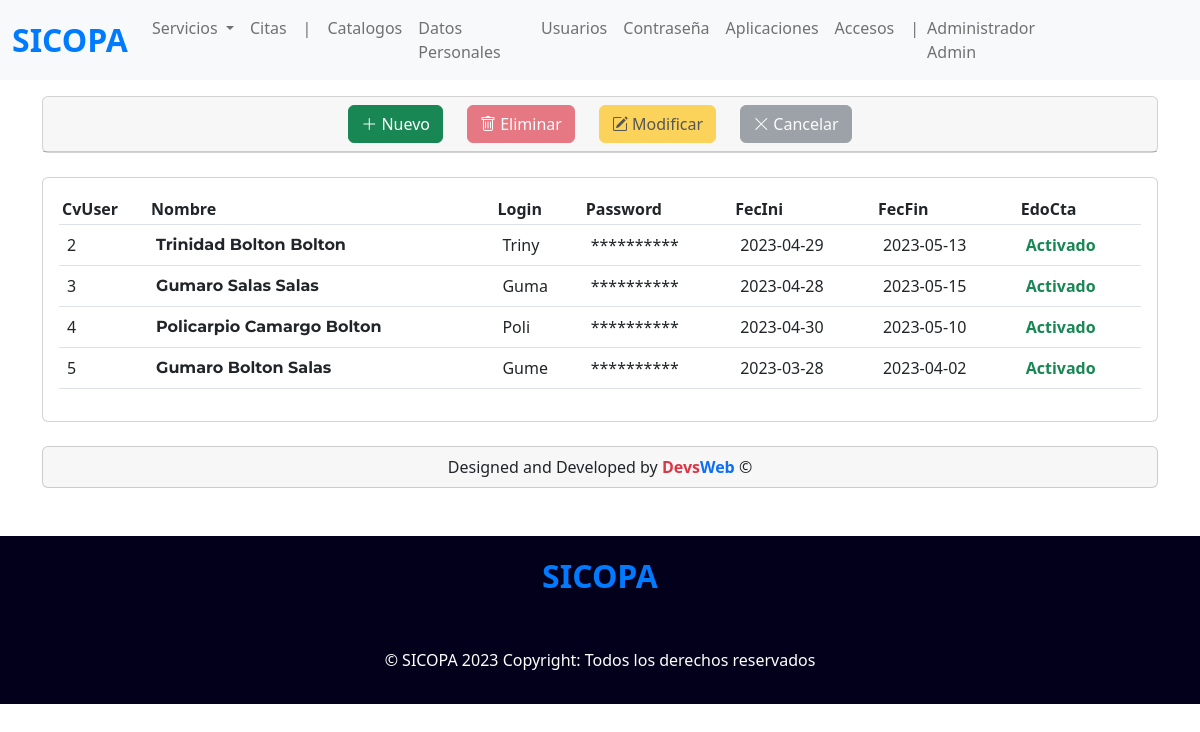
The page /usuarios (signed in) on the database its author committed.
### tables this page shows
CREATE TABLE Users (
	CvUser    INT          NOT NULL PRIMARY KEY AUTO_INCREMENT,
	CvPerson  INT  		   NOT NULL,
	Login 	  VARCHAR(30)  NOT NULL,
	Password  VARCHAR(100) NOT NULL,
	FecIni    DATE         NOT NULL,
	FecFin    DATE         NOT NULL,
	EdoCta    BOOLEAN      NOT NULL, 
    
    FOREIGN KEY (CvPerson) REFERENCES mPersona(CvPerson)
);

### index.php (called while the page is built, shortened)
<?php
require_once 'controllers/usuarios.controller.php';
require_once 'models/usuarios.model.php';
require_once 'views/templates/layout.php';

### models/connection.php (called while the page is built)
<?php
class Conexion {
    static public function conectar() {
        $link = new PDO('mysql:host=localhost;dbname=sicopa', 'root', '');
        $link -> exec('set names utf8');
        return $link;
    }
}

### models/usuarios.model.php (called while the page is built, shortened)
<?php
require_once 'connection.php';
class ModelUsuarios {
    public static function getUsers() {
        $stmt = Conexion::conectar()->prepare("SELECT * FROM Users WHERE login NOT IN ('admin') ORDER BY CvUser ASC");
        $stmt -> execute();
        return $stmt -> fetchAll();
    }
    public static function getPerson($CvPerson) {
        $sql = "SELECT Nombre.DsNombre, ApePat.DsApellido 'DsApePat', ApeMat.DsApellido 'DsApeMat', TipPerson.DsTipPerson
                FROM mPersona Persona, cNombre Nombre, cApellido ApePat, cApellido ApeMat, cTipPerson TipPerson
                WHERE Nombre.CvNombre = Persona.CvNombre AND ApePat.CvApellido = Persona.CvApePat AND ApeMat.CvApellido = Persona.CvApeMat AND TipPerson.CvTipPerson = Persona.CvTipPerson AND CvPerson = :CvPerson";
        $stmt = Conexion::conectar()->prepare($sql);
        $stmt -> bindParam(':CvPerson', $CvPerson, PDO::PARAM_STR);
        $stmt -> execute();
        return $stmt -> fetch();
    }
}

### controllers/usuarios.controller.php (called while the page is built, shortened)
<?php
class ControllerUsuarios {
    public static function getUsers() {
        $Users = ModelUsuarios::getUsers();
        foreach ($Users as $key => $User) {
            if ($User['CvUser'] == 1) {
                $Users[$key]['CvPerson'] = 'Administrador';
                $Users[$key][1] = 'Administrador';
            } else {
                $NombreCompleto = ModelUsuarios::getPerson($User[1]);
                $Users[$key]['CvPerson'] = $NombreCompleto[0] . ' ' . $NombreCompleto[1] . ' ' . $NombreCompleto[2];
                $Users[$key][1] = $NombreCompleto[0] . ' ' . $NombreCompleto[1] . ' ' . $NombreCompleto[2];
            }
        }
        return $Users;
    }
}

### views/modules/usuarios.php (the view, shortened to what this page needs)
<section class="container">
    <div class="mt-3 card">
        <div class="card-header d-flex justify-content-center gap-4">
            <button type="button" class="btn btn-success" id="nuevo" data-bs-toggle="modal" data-bs-target="#add_user"><i class="bi bi-plus-lg"></i> Nuevo</button>
            <button type="button" class="btn btn-danger" id="eliminar"><i class="bi bi-trash"></i> Eliminar</button>
            <button type="button" class="btn btn-warning" id="modificar"><i class="bi bi-pencil-square"></i> Modificar</button>
            <button type="button" class="btn btn-secondary" id="cancelar"><i class="bi bi-x-lg"></i> Cancelar</button>
        </div>
    </div>
    <div class="card mt-4">
        <div class="card-body">
            <div class="table-responsive">
                <table class="table table-hover">
                    <thead>
                        <tr>
                            <th class="columna">CvUser</th>
                            <th class="columna">Nombre</th>
                            <th class="columna">Login</th>
                            <th class="columna">Password</th>
                            <th class="columna">FecIni</th>
                            <th class="columna">FecFin</th>
                            <th class="columna">EdoCta</th>
                        </tr>
                    </thead>
                    <tbody id="UsersTable">
                        <?php
                        $users = ControllerUsuarios::getUsers();
                        foreach ($users as $key => $value) {
                            echo "
                                    <tr class='filasTablita' id='{$value['CvUser']}' onclick='selectRow(this.id);'>
                                        <td>{$value['CvUser']}</td>
                                        <td id='NombreUser'>{$value['CvPerson']}</td>
                                        <td>{$value['Login']}</td>
                                        <td>**********</td>
                                        <td>{$value['FecIni']}</td>
                                        <td>{$value['FecFin']}</td>";
                            echo
                            $value['EdoCta'] == 1 ?
                                '<td><b class="text-success">Activado</b></td>' :
                                '<td><b class="text-danger">Desactivado</b></td>';
                        }
                        ?>
                    </tbody>
                </table>
            </div>
        </div>
    </div>
    <div class="card card-footer mt-4 rounded text-center">
        <p class="m-0">Designed and Developed by <b class="text-danger">Devs</b><b class="text-primary">Web</b> &copy;</p>
    </div>
</section>

### views/css/mtto.css (style rules this page uses)
.columna { padding: 3px !important; }
#NombreUser { font-weight: bold; font-family: 'Montserrat', sans-serif; }

### rows shown on the page
users: CvUser "2", CvPerson "Trinidad Bolton Bolton", Login "Triny", FecIni "2023-04-29", FecFin "2023-05-13", EdoCta "Activado"
users: CvUser "3", CvPerson "Gumaro Salas Salas", Login "Guma", FecIni "2023-04-28", FecFin "2023-05-15", EdoCta "Activado"
users: CvUser "4", CvPerson "Policarpio Camargo Bolton", Login "Poli", FecIni "2023-04-30", FecFin "2023-05-10", EdoCta "Activado"
users: CvUser "5", CvPerson "Gumaro Bolton Salas", Login "Gume", FecIni "2023-03-28", FecFin "2023-04-02", EdoCta "Activado"

### other values the page prints
$_SESSION["nombre"] "Administrador"
$_SESSION["apellido"] "Admin"
